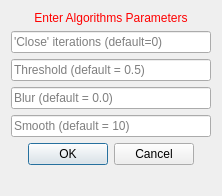
<?xml version="1.0" encoding="UTF-8"?>
<ui version="4.0">
 <class>AtrialFibresViewUIMeshing</class>
 <widget class="QWidget" name="AtrialFibresViewUIMeshing">
  <property name="geometry">
   <rect>
    <x>0</x>
    <y>0</y>
    <width>222</width>
    <height>196</height>
   </rect>
  </property>
  <property name="sizePolicy">
   <sizepolicy hsizetype="Preferred" vsizetype="Minimum">
    <horstretch>0</horstretch>
    <verstretch>0</verstretch>
   </sizepolicy>
  </property>
  <property name="minimumSize">
   <size>
    <width>0</width>
    <height>196</height>
   </size>
  </property>
  <property name="maximumSize">
   <size>
    <width>16777215</width>
    <height>196</height>
   </size>
  </property>
  <property name="windowTitle">
   <string>Set Values</string>
  </property>
  <layout class="QVBoxLayout" name="verticalLayout">
   <item>
    <widget class="QLabel" name="titleLabel">
     <property name="styleSheet">
      <string notr="true">QLabel { color: rgb(255, 0, 0) }</string>
     </property>
     <property name="text">
      <string>Enter Algorithms Parameters</string>
     </property>
     <property name="alignment">
      <set>Qt::AlignCenter</set>
     </property>
    </widget>
   </item>
   <item>
    <widget class="QLineEdit" name="lineEdit_4">
     <property name="placeholderText">
      <string>'Close' iterations (default=0)</string>
     </property>
    </widget>
   </item>
   <item>
    <widget class="QLineEdit" name="lineEdit_1">
     <property name="placeholderText">
      <string>Threshold (default = 0.5)</string>
     </property>
    </widget>
   </item>
   <item>
    <widget class="QLineEdit" name="lineEdit_2">
     <property name="placeholderText">
      <string>Blur (default = 0.0)</string>
     </property>
    </widget>
   </item>
   <item>
    <widget class="QLineEdit" name="lineEdit_3">
     <property name="text">
      <string/>
     </property>
     <property name="placeholderText">
      <string>Smooth (default = 10)</string>
     </property>
    </widget>
   </item>
   <item>
    <widget class="QDialogButtonBox" name="buttonBox">
     <property name="enabled">
      <bool>true</bool>
     </property>
     <property name="orientation">
      <enum>Qt::Horizontal</enum>
     </property>
     <property name="standardButtons">
      <set>QDialogButtonBox::Cancel|QDialogButtonBox::Ok</set>
     </property>
     <property name="centerButtons">
      <bool>true</bool>
     </property>
    </widget>
   </item>
   <item>
    <spacer name="spacer">
     <property name="orientation">
      <enum>Qt::Vertical</enum>
     </property>
     <property name="sizeType">
      <enum>QSizePolicy::Expanding</enum>
     </property>
     <property name="sizeHint" stdset="0">
      <size>
       <width>20</width>
       <height>0</height>
      </size>
     </property>
    </spacer>
   </item>
  </layout>
 </widget>
 <layoutdefault spacing="6" margin="11"/>
 <resources/>
 <connections/>
</ui>
